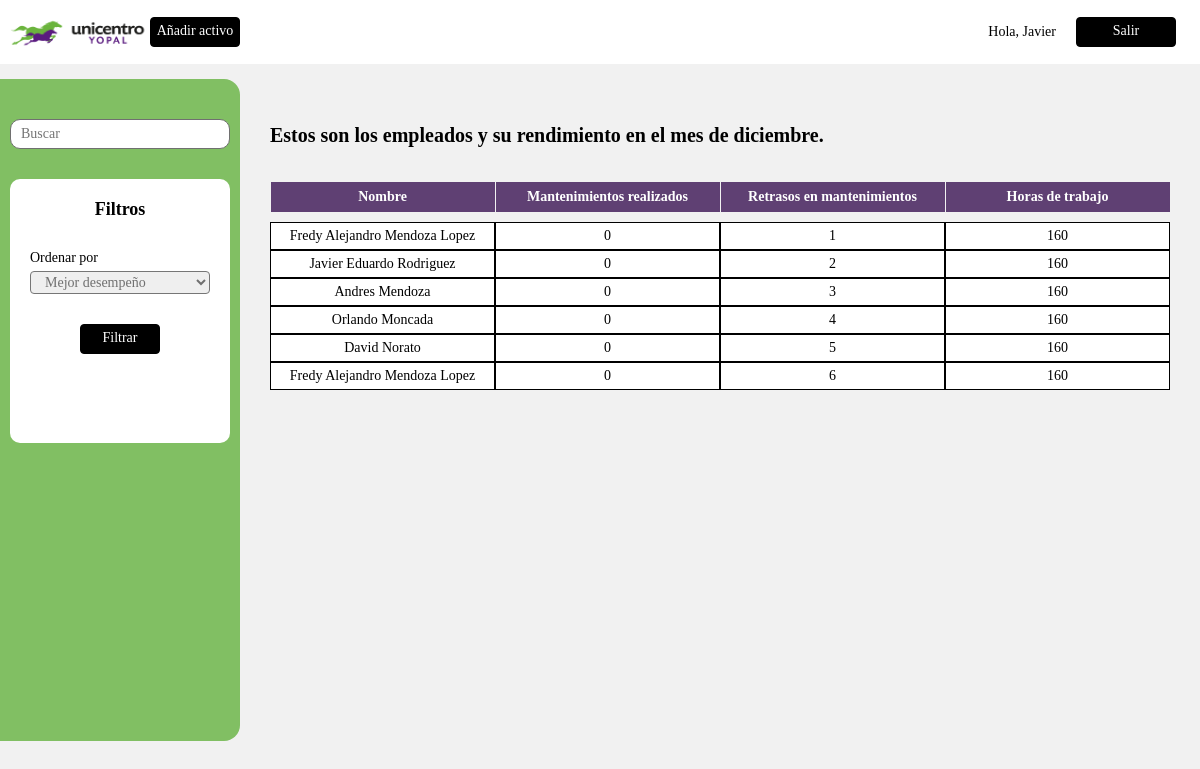
/rendimiento.php (signed in), run on the app's committed database.
### tables this page shows
CREATE TABLE `tecnicos` (
  `IDTecnico` int(11) NOT NULL,
  `nombreTecnico` varchar(50) NOT NULL,
  `correoTecnico` varchar(100) NOT NULL,
  `pwdTecnico` varchar(250) NOT NULL,
  `permisos` bit(1) NOT NULL

);

### includes/rendimiento.inc.php (the view, shortened to what this page needs)
<?php
$inc = include("includes/dbh.inc.php");
if($inc){
    $consulta = "SELECT IDTecnico, nombreTecnico FROM TECNICOS";
    $result = mysqli_query($conn, $consulta);
    if($result){
        while($row = $result->fetch_array()){
            $IDTecnico = $row['IDTecnico'];
            $consultaLlenar ="SELECT activos.nombreActivo, activos.descripcionActivo, activos_tecnicos.FechaUltMantenimiento, activos_tecnicos.retraso FROM activos_tecnicos INNER JOIN activos ON activos_tecnicos.IDActivo = activos.IDActivo INNER JOIN tecnicos ON activos_tecnicos.IDTecnico = tecnicos.IDTecnico WHERE activos_tecnicos.IDTecnico=".$IDTecnico;
            $resultado = mysqli_query($conn, $consultaLlenar);
            $cantidad = $resultado->num_rows;
            $nombre = $row['nombreTecnico'];
            ?>
                <button class="mantenimientos__fecha btn_drop mantenimientos__p"><p class=""><?php echo $nombre ?></p></button>
                <p class="mantenimientos__p"><?php echo $cantidad?></p>
                <p class="mantenimientos__p"><?php echo $IDTecnico?></p>
                <p class="mantenimientos__p">160</p>
            <?php
            }
        }
    }
?>

### css/rendimiento.css (style rules this page uses)
* { font-size: 14px; font-family: Calibri; box-sizing: border-box; padding: 0; margin: 0; }
body { background-color: #F1F1F1; }
.mantenimientos__fecha { grid-column: 1/2; height: auto; }
.mantenimientos__p { padding: 5px; height: auto; background-color: #fff; display: flex; justify-content: center; align-items: center; border: 1px solid #000; }
.btn_drop { border: 1px solid #000; height: auto; }

### data on the page
tecnicos: nombreTecnico "Fredy Alejandro Mendoza Lopez", cantidad "0", IDTecnico "1"
tecnicos: nombreTecnico "Javier Eduardo Rodriguez", cantidad "0", IDTecnico "2"
tecnicos: nombreTecnico "Andres Mendoza", cantidad "0", IDTecnico "3"
tecnicos: nombreTecnico "Orlando Moncada", cantidad "0", IDTecnico "4"
tecnicos: nombreTecnico "David Norato", cantidad "0", IDTecnico "5"
tecnicos: nombreTecnico "Fredy Alejandro Mendoza Lopez", cantidad "0", IDTecnico "6"

### other printed values
$_SESSION["primerNombre"] "Javier"
